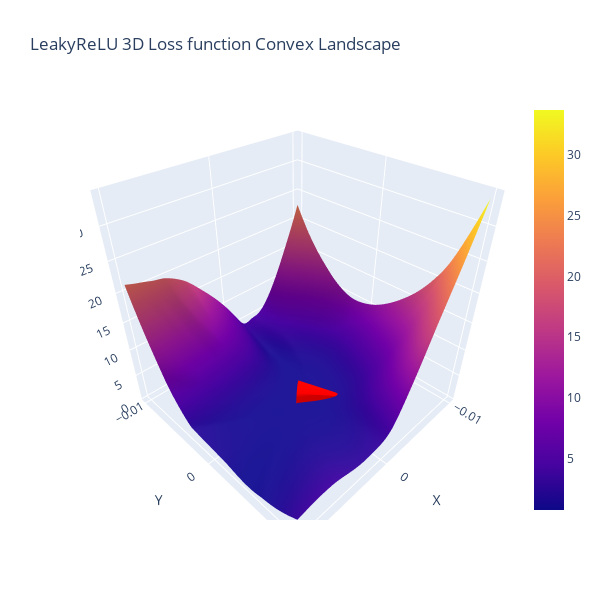

Notebook cell for this chart:
### Code cell
import plotly.graph_objects as go

X, Y = torch.meshgrid(torch.linspace(-search_area, search_area, res), torch.linspace(-search_area, search_area, res))

# Create a plotly surface plot
fig = go.Figure(data=[go.Surface(z=initial_leaky_landscape, x=X, y=Y)], layout=go.Layout(width=600, height=600))

fig.update_layout(
    title="LeakyReLU 3D Loss function Convex Landscape",
    scene=dict(
        xaxis_title="X",
        yaxis_title="Y",
        zaxis_title="Loss"
    )
)

center_x = 0
center_y = 0
center_z = initial_leaky_landscape[res//2, res//2]
arrow_u = leaky_grad_dir[0]
arrow_v = leaky_grad_dir[1]
arrow_w = 0  # Adjust if needed

# Add a cone (arrow) at the center of the surface
fig.add_trace(go.Cone(
    x=[center_x],
    y=[center_y],
    z=[center_z],
    u=[arrow_u],
    v=[arrow_v],
    w=[arrow_w],
    sizemode="absolute",
    sizeref=0.005,          # Adjust sizeref for arrow length scaling
    anchor="tail",      # Arrow starts at (center_x, center_y, center_z)
    showscale=False,    # Hide the color scale for the cone
    colorscale=[[0, "red"], [1, "red"]]
))

fig.show()

### Figure 1 — Plotly figure (JSON) as saved in the notebook; plotly's stock layout.template omitted (floating-point values rounded to 4 significant figures; data arrays with more than 128 entries replaced by an {"elided": "..."} marker saying what was removed)
{"data": [{"type": "surface", "x": {"elided": "100x100 float values"}, "y": {"elided": "100x100 float values"}, "z": {"elided": "100x100 float values"}}, {"anchor": "tail", "colorscale": [[0, "red"], [1, "red"]], "showscale": false, "sizemode": "absolute", "sizeref": 0.005, "type": "cone", "u": [-55.69], "v": [67.22], "w": [0], "x": [0], "y": [0], "z": [1.131]}], "layout": {"height": 600, "scene": {"aspectmode": "auto", "aspectratio": {"x": 1, "y": 1, "z": 1}, "camera": {"center": {"x": 0, "y": 0, "z": 0}, "eye": {"x": 1.165, "y": 1.165, "z": 1.165}, "projection": {"type": "perspective"}, "up": {"x": 0, "y": 0, "z": 1}}, "xaxis": {"title": {"text": "X"}, "type": "linear"}, "yaxis": {"title": {"text": "Y"}, "type": "linear"}, "zaxis": {"title": {"text": "Loss"}, "type": "linear"}}, "title": {"text": "LeakyReLU 3D Loss function Convex Landscape"}, "width": 600}}
